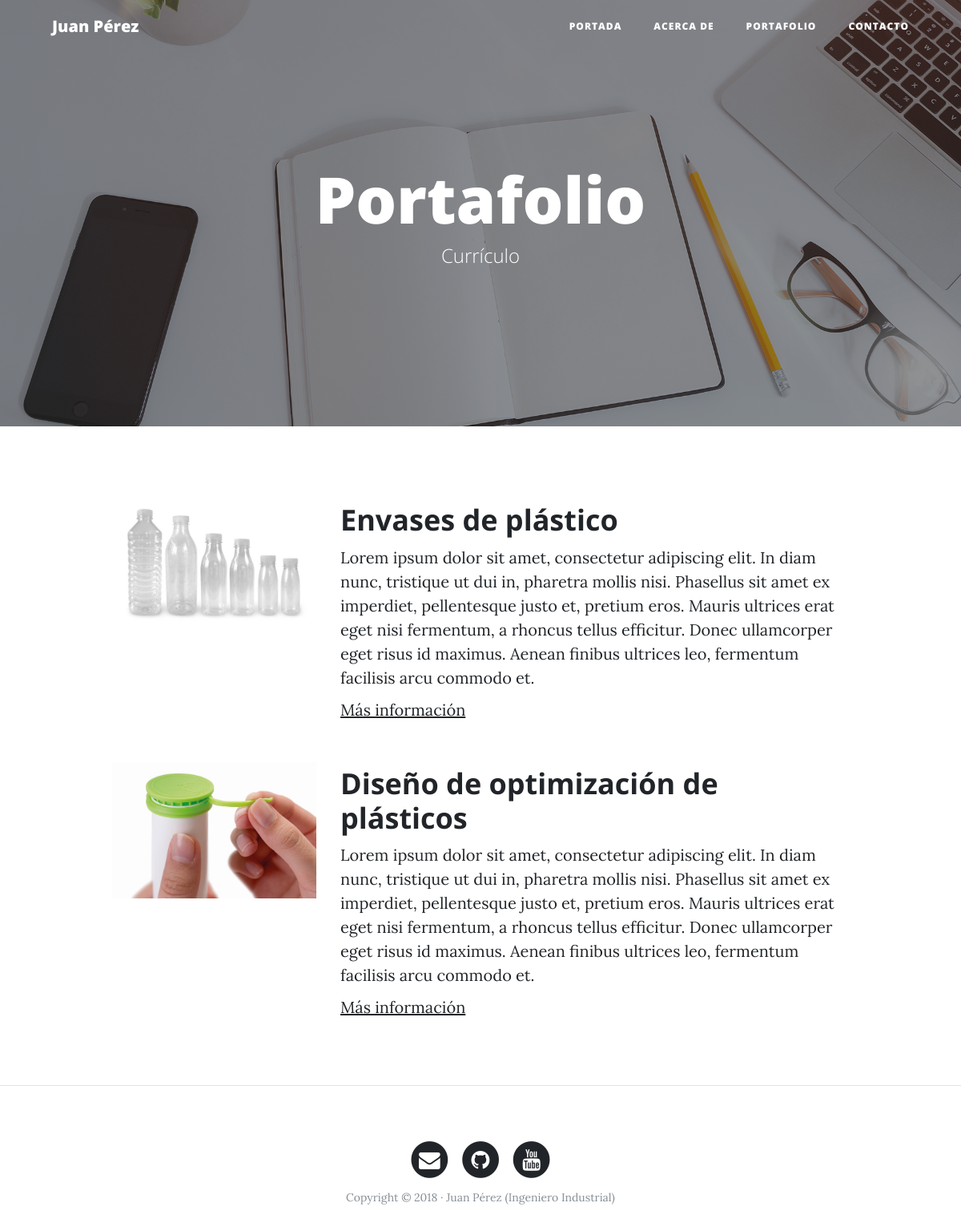
The page /portfolio/ on the database its author committed.
### portfolio/models.py (models this page shows, shortened)
class Project(models.Model):
    title = models.CharField(max_length=200, verbose_name = "Titulo")
    description = models.TextField(verbose_name = "Descripcion")
    image = models.ImageField(verbose_name = "Imagen", upload_to="projects")
    created = models.DateTimeField(auto_now_add=True, verbose_name = "Fecha de creacion")
    updated = models.DateTimeField(auto_now=True, verbose_name = "Fecha de edicion")
    class Meta:
        verbose_name = 'Proyecto'
        verbose_name_plural = 'Proyectos'
        ordering = ["-created"]

### portfolio/views.py (the view)
# urls.py: path('portfolio/',portfolio_views.portfolio, name="portfolio"),
def portfolio(request):
    projects = Project.objects.all()
    return render(request, 'portfolio/portfolio.html', {'projects':projects})

### portfolio/templates/portfolio/portfolio.html (shortened to what this page needs)
{% extends 'core/base.html' %}
{% block background %} {% load static %} {% static 'core/img/portfolio-bg.jpg' %} {% endblock %}
{% block headers %}
    <h1>Portafolio</h1>
    <span class="subheading">Currículo</span>
{% endblock %}
{% block content %}
    {% for project in projects %}
        <div class="row project">
            <div class="col-lg-3 col-md-4 offset-lg-1">
                <img class="img-fluid" src="{{project.image.url}}" alt="">
            </div>
            <div class="col-lg-7 col-md-8">
                <h2 class="section-heading title"> {{project.title}} </h2>
                <p> {{project.description}} </p>
                <p><a href="http://google.com">Más información</a></p>
            </div>
        </div>
    {% endfor %}
{% endblock %}

### rows shown on the page
Project: image (picture), title "Envases de plástico", description "Lorem ipsum dolor sit amet, consectetur adipiscing elit. In diam nunc, tristique ut dui in, pharetra mollis nisi. Phasellus sit amet ex imperdiet, pellentesque justo et, pretium eros. Mauris ultrices erat eget nisi fermentum, a rhoncus tellus efficitur. Donec ullamcorper eget risus id maximus. Aenean finibus ultrices leo, fermentum facilisis arcu commodo et."
Project: image (picture), title "Diseño de optimización de plásticos", description "Lorem ipsum dolor sit amet, consectetur adipiscing elit. In diam nunc, tristique ut dui in, pharetra mollis nisi. Phasellus sit amet ex imperdiet, pellentesque justo et, pretium eros. Mauris ultrices erat eget nisi fermentum, a rhoncus tellus efficitur. Donec ullamcorper eget risus id maximus. Aenean finibus ultrices leo, fermentum facilisis arcu commodo et."
